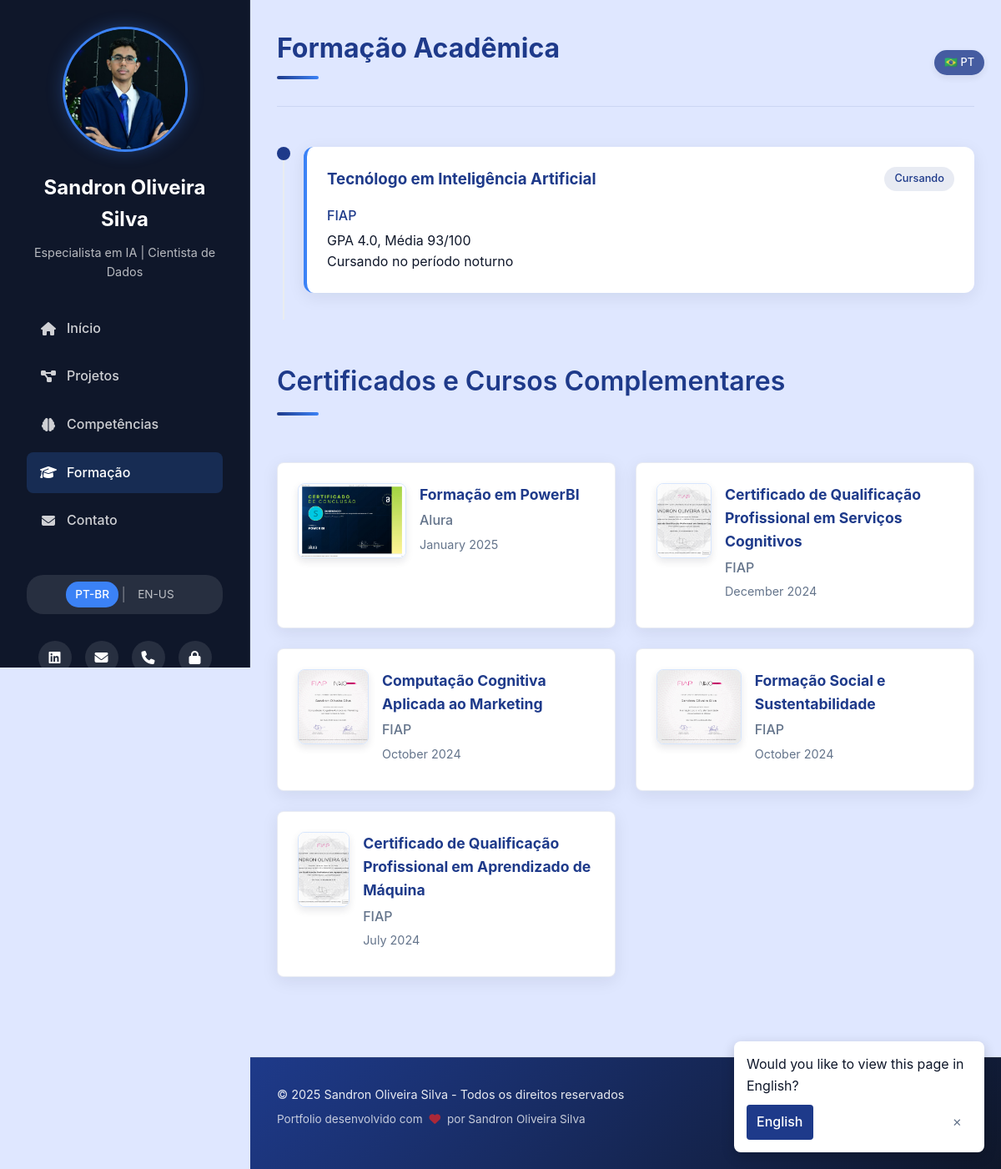
The page /education on the database its author committed.
### app.py (models this page shows, shortened)
class User(UserMixin, db.Model):
    id = db.Column(db.Integer, primary_key=True)
    username = db.Column(db.String(100), unique=True, nullable=False)
    password_hash = db.Column(db.String(200), nullable=False)
    profile_image = db.Column(db.String(255), nullable=True)

class Certificate(db.Model):
    id = db.Column(db.Integer, primary_key=True)
    title = db.Column(db.String(200), nullable=False)
    title_en = db.Column(db.String(200), nullable=True)  # Título em inglês
    institution = db.Column(db.String(100), nullable=False)
    institution_en = db.Column(db.String(100), nullable=True)  # Instituição em inglês
    date_completed = db.Column(db.Date)
    description = db.Column(db.Text, nullable=True)
    description_en = db.Column(db.Text, nullable=True)  # Descrição em inglês
    image = db.Column(db.String(255), nullable=True)
    in_progress = db.Column(db.Boolean, default=False)
    created_at = db.Column(db.DateTime, default=datetime.utcnow)

### app.py (the view)
@app.route('/education')
def education():
    certificates = Certificate.query.order_by(Certificate.date_completed.desc()).all()
    user = User.query.first()
    return render_template('education.html', certificates=certificates, user=user)

### app.py (called while the page is built)
def get_locale():
    return session.get('language', app.config['DEFAULT_LANGUAGE'])

def get_multilingual_field(obj, field_name):
    current_lang = g.locale  # Obtém o idioma atual da sessão
    if current_lang == 'en-us':
        en_field_name = f"{field_name}_en"
        en_value = getattr(obj, en_field_name, None)
        if en_value:
            return en_value
    return getattr(obj, field_name)

@app.context_processor
def utility_processor():
    return {
        '_': _,
        'get_locale': get_locale,
        'ml_field': get_multilingual_field  # Adicionar a nova função
    }

def _(text):
    locale = get_locale()
    if locale == app.config['DEFAULT_LANGUAGE']:
        return text
    return translations[locale].get(text, text)

@app.before_request
def before_request():
    g.locale = get_locale()
    g._ = _  # Torna a função de tradução disponível nos templates

### templates/education.html (shortened to what this page needs)
{% extends "base.html" %}
{% block content %}
<section class="page-header">
    <h2>{{ _('Formação Acadêmica') }}</h2>
    <div class="accent-line"></div>
</section>
<section class="education-timeline">
    <div class="timeline-item">
        <div class="timeline-marker">
            <div class="marker-dot"></div>
            <div class="marker-line"></div>
        </div>
        <div class="timeline-content">
            <div class="education-card current">
                <div class="education-header">
                    <h3>{{ _('Tecnólogo em Inteligência Artificial') }}</h3>
                    <span class="education-period">{{ _('Cursando') }}</span>
                </div>
                <div class="education-body">
                    <p class="education-institution">FIAP</p>
                    <p>GPA 4.0, {{ _('Média') }} 93/100</p>
                    <p>{{ _('Cursando no período noturno') }}</p>
                </div>
            </div>
        </div>
    </div>
</section>
<section class="certificates-section">
    <div class="section-header">
        <h2>{{ _('Certificados e Cursos Complementares') }}</h2>
        <div class="accent-line"></div>
    </div>
    <div class="certificates-grid">
        {% for certificate in certificates %}
        <div class="certificate-card {% if certificate.in_progress %}in-progress{% endif %}">
            {% if certificate.image %}
            <div class="certificate-image">
                <img src="{{ url_for('uploaded_file', filename='certificates/' + certificate.image) }}" alt="{{ ml_field(certificate, 'title') }}">
            </div>
            {% endif %}
            <div class="certificate-info">
                <h3>{{ ml_field(certificate, 'title') }}
                </h3>
                <p class="certificate-institution">{{ ml_field(certificate, 'institution') }}</p>
                {% if certificate.date_completed %}
                <p class="certificate-date">{{ certificate.date_completed.strftime('%B %Y') }}</p>
                {% endif %}
            </div>
        </div>
        {% else %}
        <div class="empty-state">
            <p>{{ _('Nenhum certificado cadastrado no momento.') }}</p>
        </div>
        {% endfor %}
    </div>
</section>
{% endblock %}

### templates/base.html (shortened to what this page needs)
<!DOCTYPE html>
<html lang="{{ g.locale }}">
<head>
    <link rel="stylesheet" href="{{ url_for('static', filename='css/styles.css') }}">
    <link rel="stylesheet" href="https://cdnjs.cloudflare.com/ajax/libs/font-awesome/6.4.0/css/all.min.css">
</head>
<body>
    <div class="container">
        <aside class="sidebar">
            <div class="profile">
                <div class="profile-image">
                    {% if user and user.profile_image %}
                        <img src="{{ url_for('uploaded_file', filename='profile/' + user.profile_image) }}" alt="Sandron Oliveira Silva" class="profile-img">
                    {% else %}
                        <div class="avatar">SO</div>
                    {% endif %}
                </div>
                <h1>Sandron Oliveira Silva</h1>
                <p class="title">{{ _('Especialista em IA') }} | {{ _('Cientista de Dados') }}</p>
            </div>
            <nav class="main-nav">
                <ul>
                    <li><a href="{{ url_for('index') }}" {% if request.path == url_for('index') %}class="active"{% endif %}><i class="fas fa-home"></i> {{ _('Início') }}</a></li>
                    <li><a href="{{ url_for('projects') }}" {% if request.path == url_for('projects') %}class="active"{% endif %}><i class="fas fa-project-diagram"></i> {{ _('Projetos') }}</a></li>
                    <li><a href="{{ url_for('skills') }}" {% if request.path == url_for('skills') %}class="active"{% endif %}><i class="fas fa-brain"></i> {{ _('Competências') }}</a></li>
                    <li><a href="{{ url_for('education') }}" {% if request.path == url_for('education') %}class="active"{% endif %}><i class="fas fa-graduation-cap"></i> {{ _('Formação') }}</a></li>
                    <li><a href="{{ url_for('contact') }}" {% if request.path == url_for('contact') %}class="active"{% endif %}><i class="fas fa-envelope"></i> {{ _('Contato') }}</a></li>
                </ul>
            </nav>
            <div class="language-switcher">
                <a href="{{ url_for('set_language', language='pt-br') }}" class="lang-item {% if g.locale == 'pt-br' %}active{% endif %}">PT-BR</a>
                <span class="lang-separator">|</span>
                <a href="{{ url_for('set_language', language='en-us') }}" class="lang-item {% if g.locale == 'en-us' %}active{% endif %}">EN-US</a>
            </div>
            <div class="social-links">
                <a href="https://www.linkedin.com/in/sandronoliveira/" target="_blank"><i class="fab fa-linkedin"></i></a>
                <a href="mailto:sandrono61@gmail.com"><i class="fas fa-envelope"></i></a>
                <a href="tel:+5511913349334"><i class="fas fa-phone"></i></a>
                <a href="{{ url_for('login') }}" title="{{ _('Admin Login') }}"><i class="fas fa-lock"></i></a>
            </div>
        </aside>
        <main class="content">
            {% block content %}{% endblock %}
        </main>
    </div>
    <footer class="site-footer">
        <div class="footer-content">
            <div class="footer-info">
                <p>© <span class="current-year">2025</span> Sandron Oliveira Silva - {{ _('Todos os direitos reservados') }}</p>
                <p class="footer-credits">{{ _('Portfolio desenvolvido com') }} <i class="fas fa-heart"></i> {{ _('por') }} Sandron Oliveira Silva</p>
            </div>
            <div class="footer-social">
                <a href="https://www.linkedin.com/in/sandronoliveira/" target="_blank"></a>
                <a href="mailto:sandrono61@gmail.com"></a>
                <a href="tel:+5511913349334"></a>
            </div>
        </div>
    </footer>
</body>
</html>

### rows shown on the page
User: profile_image (picture)
Certificate: image (picture), title "Formação em PowerBI", institution "Alura", date_completed "January 2025"
Certificate: image (picture), title "Certificado de Qualificação Profissional em Serviços Cognitivos", institution "FIAP", date_completed "December 2024"
Certificate: image (picture), title "Computação Cognitiva Aplicada ao Marketing", institution "FIAP", date_completed "October 2024"
Certificate: image (picture), title "Formação Social e Sustentabilidade", institution "FIAP", date_completed "October 2024"
Certificate: image (picture), title "Certificado de Qualificação Profissional em Aprendizado de Máquina", institution "FIAP", date_completed "July 2024"
